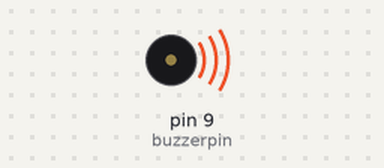
Simulated run of this sketch. Board: Arduino Uno, built with avr-gcc and run on an emulated ATmega328P. On the bench: buzzer (waves = sounding).

Above: at 0.5 s.
At 11.5 s:
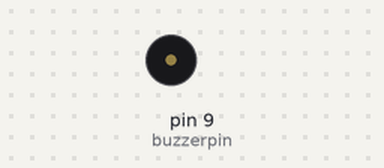
Timing chart, 0 to 13.0 s (numbered marks = the images above):
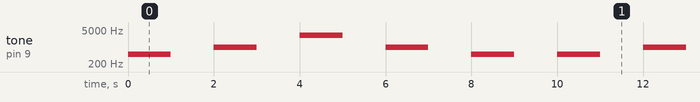

The sketch:

Simple_Piano.ino
```cpp
// C++ code
//
int buzzerpin=9;
void setup()
{
  pinMode(buzzerpin,OUTPUT);
}
void loop()
{
  tone(buzzerpin,500);
  delay(1000);
  noTone(buzzerpin);
  delay(1000);
  tone(buzzerpin,1000);
  delay(1000);
  noTone(buzzerpin);
  delay(1000);
  tone(buzzerpin,3000);
  delay(1000);
  noTone(buzzerpin);
  delay(1000);
  tone(buzzerpin,1000);
  delay(1000);
  noTone(buzzerpin);
  delay(1000);
  tone(buzzerpin,500);
  delay(1000);
  noTone(buzzerpin);
  delay(1000);
}
```

Measured:
- by itself, tone on pin 9 (buzzerpin): repeats every 10.0 s: silent 1.0 s, 1000 Hz 1.0 s, silent 1.0 s, 3000 Hz 1.0 s, silent 1.0 s, 1000 Hz 1.0 s, 2 × (silent 1.0 s, 500 Hz 1.0 s)
